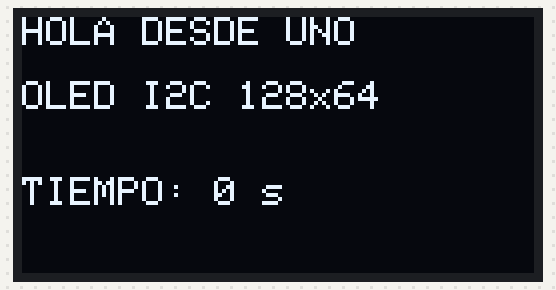
This sketch was run on a simulated Arduino Uno, built with avr-gcc and run on an emulated ATmega328P. On the bench: 128×64 one-colour display.

Above: at 0.1 s.
At 4.4 s:
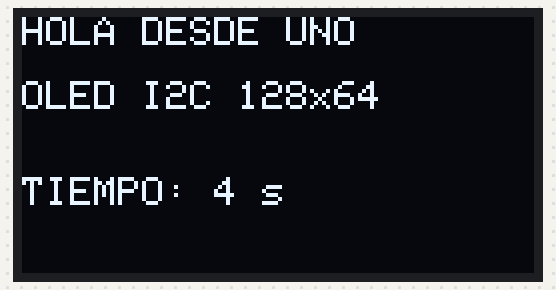
At 7.5 s:
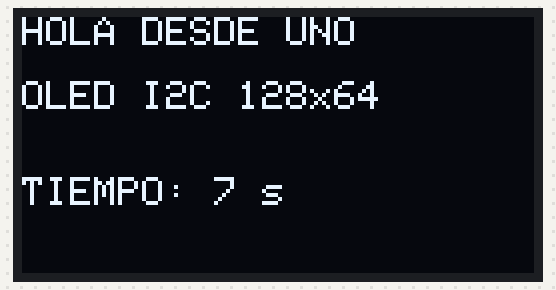
At 19.1 s:
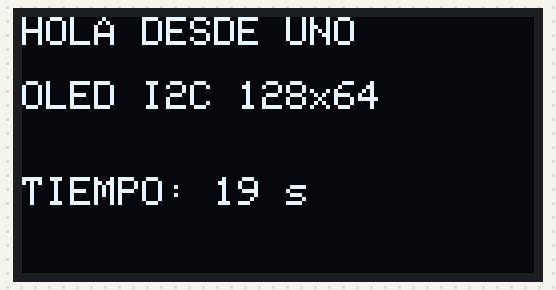
At 29.2 s:
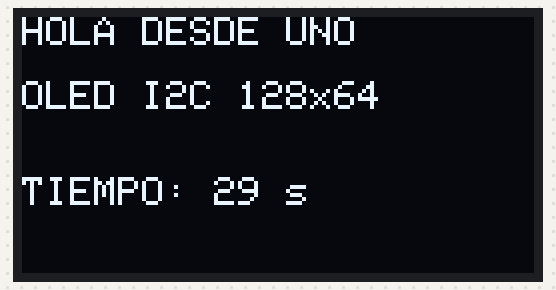
At 38.1 s:
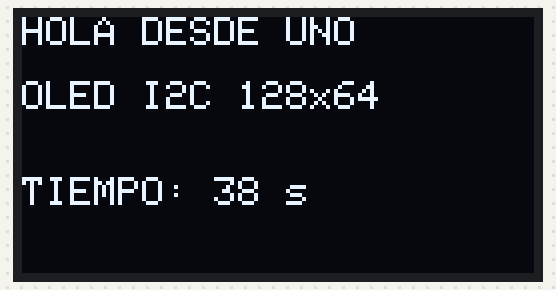

The sketch:

16_oled_i2c.ino
```cpp
/*
 * 16_oled_i2c.ino - Pantalla OLED SSD1306 128x64 por I2C
 * Monitoria: Instalacion y manejo de Arduino - Intro. Ing. Electronica (UNAL)
 * Placa: Arduino UNO R3
 * Concepto: bus I2C, pantalla de pixeles, buffer de Video, fuentes
 * Conexiones del OLED:
 *   VCC -> 3.3V o 5V segun el regulador del modulo
 *   GND -> GND
 *   SDA -> A4
 *   SCL -> A5
 *   Direccion I2C: 0x3C (algunas pantallas usan 0x3D)
 *
 * Librerias necesarias (Programa > Incluir libreria > Administrar librerias):
 *   - Adafruit GFX Library
 *   - Adafruit SSD1306
 *
 * Direccion: 0x3C es la comun; algunas pantallas usan 0x3D.
 *
 * OJO: hay modulos OLED que solo aceptan 3.3 V. Revisa la etiqueta del
 * regulador antes de conectarlo al pin 5V del UNO.
 */

#include <Wire.h>
#include <Adafruit_GFX.h>
#include <Adafruit_SSD1306.h>

const uint8_t ANCHO = 128;            // pixeles horizontales
const uint8_t ALTO  = 64;             // pixeles verticales
const uint8_t DIR_OLED = 0x3C;        // direccion tipica; algunos son 0x3D

// El ultimo parametro es el pin RESET. -1 = no usar pin de reset.
Adafruit_SSD1306 pantalla(ANCHO, ALTO, &Wire, -1);

void setup() {
    Wire.begin();                     // en el UNO, SDA=A4 y SCL=A5

    Serial.begin(9600);

    if (!pantalla.begin(SSD1306_SWITCHCAPVCC, DIR_OLED)) {
        Serial.println(F("No se encontro el OLED. Revisa SDA/SCL y la direccion."));
        while (1);                    // se queda aqui: no tiene sentido seguir
    }

    pantalla.clearDisplay();          // borra el buffer de memoria
    pantalla.setTextSize(1);          // tamano de letra minimo (5x7 pixeles)
    pantalla.setTextColor(SSD1306_WHITE);

    pantalla.setCursor(0, 0);
    pantalla.print(F("HOLA DESDE UNO"));    // <- escribe aqui el mensaje de la linea 1
    pantalla.setCursor(0, 16);
    pantalla.print(F("OLED I2C 128x64"));   // <- escribe aqui el mensaje de la linea 2

    pantalla.display();               // envia el buffer a la pantalla
}

void loop() {
    pantalla.fillRect(0, 40, 128, 9, SSD1306_BLACK);  // limpia solo esa franja

    pantalla.setCursor(0, 40);
    pantalla.print(F("TIEMPO: "));
    pantalla.print(millis() / 1000);
    pantalla.print(F(" s"));

    pantalla.display();               // sin esto no se ve ningun cambio
    delay(500);
}
```

Measured:
- what the display in image 0 shows lasts 1.0 s, from 0.1 s to 1.1 s
